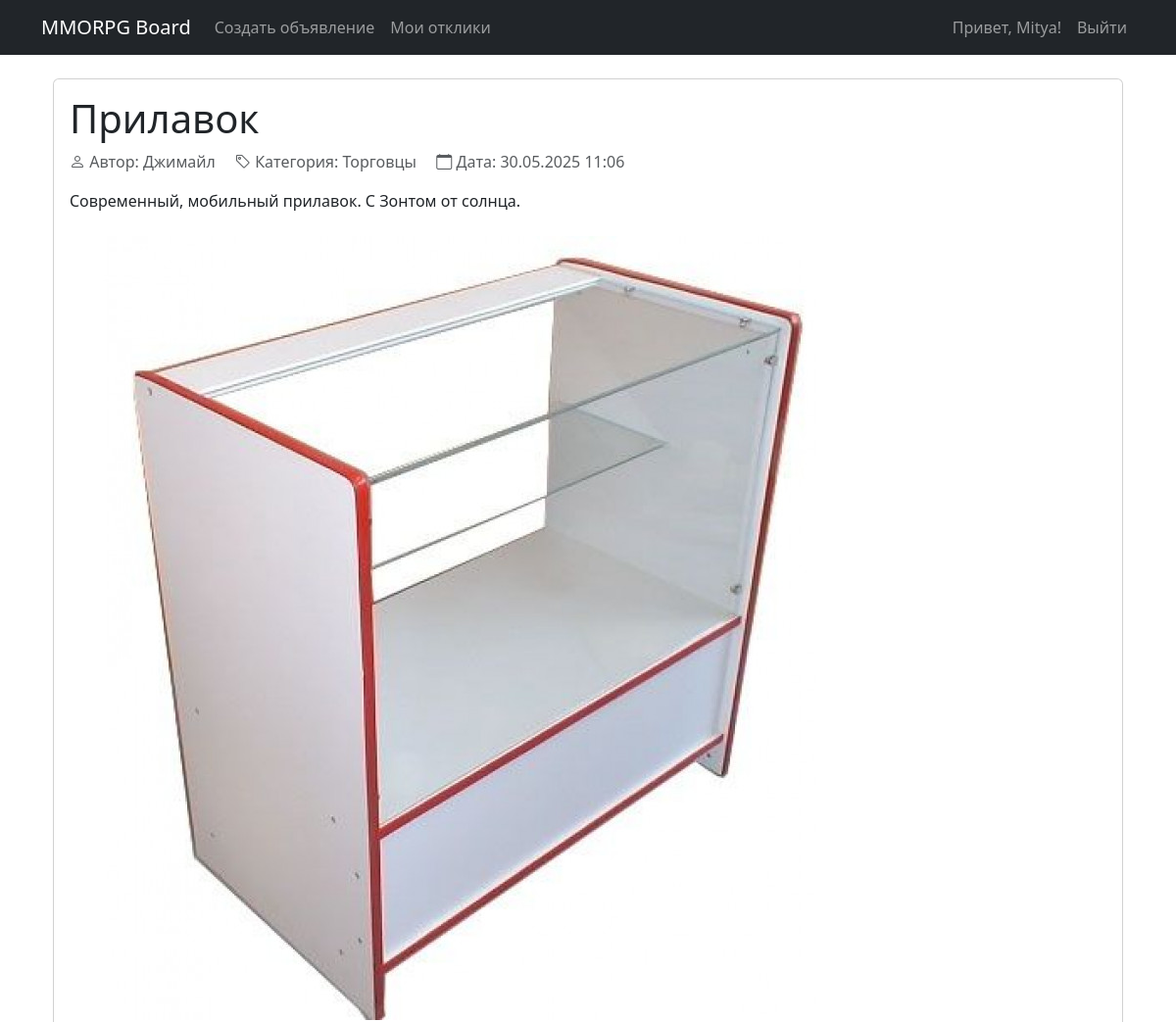
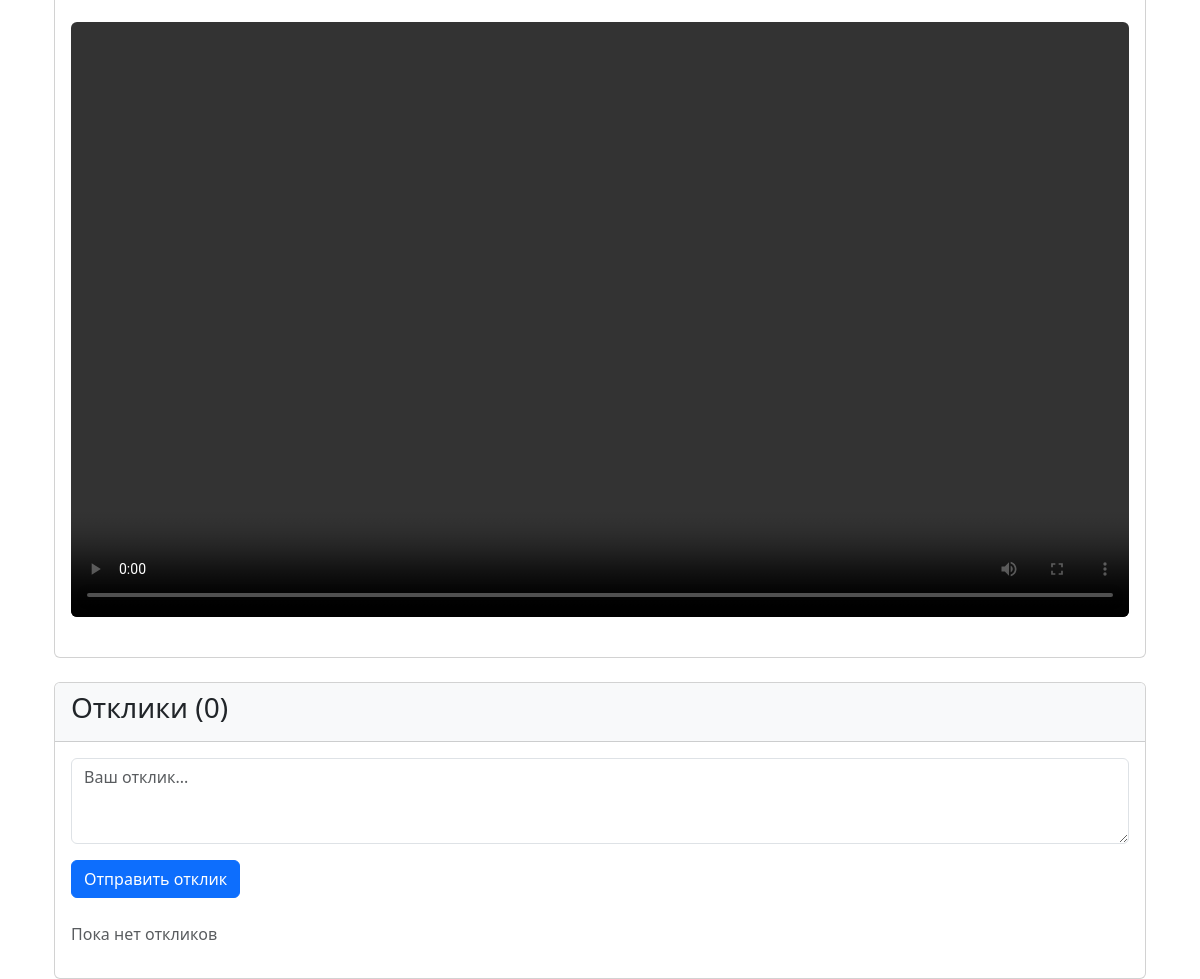
The app's page /5/ (signed in) with its own data (2 pictures, top to bottom).
### accounts/models.py (models this page shows, shortened)
class User(AbstractUser):
    email = models.EmailField(unique=True)
    email_confirmed = models.BooleanField(default=False)
    confirmation_code = models.CharField(max_length=100, blank=True, null=True)
    confirmation_code_created = models.DateTimeField(default=timezone.now)

### ads/models.py (models this page shows, shortened)
class Advertisement(models.Model):
    title = models.CharField(max_length=255, validators=[MinLengthValidator(5)])
    content = CKEditor5Field('Text', config_name='default')
    image = models.ImageField(upload_to='ads_images/', blank=True, null=True, verbose_name="Изображение")
    video = models.FileField(upload_to='ads_videos/', blank=True, null=True, verbose_name="Видео")
    author = models.ForeignKey(User, on_delete=models.CASCADE)
    category = models.ForeignKey(Category, on_delete=models.PROTECT)
    created_at = models.DateTimeField(auto_now_add=True)
    updated_at = models.DateTimeField(auto_now=True)

class Category(models.Model):
    CATEGORY_CHOICES = [
        ('Tanks', 'Танки'),
        ('Heals', 'Хилы'),
        ('DD', 'ДД'),
        ('Merchants', 'Торговцы'),
        ('Guildmasters', 'Гилдмастеры'),
        ('Questgivers', 'Квестгиверы'),
        ('Blacksmiths', 'Кузнецы'),
        ('Tanners', 'Кожевники'),
        ('Potionmakers', 'Зельевары'),
        ('Spellmasters', 'Мастера заклинаний'),
    ]
    name = models.CharField(max_length=20, choices=CATEGORY_CHOICES, unique=True)

### ads/views.py (the view)
# urls.py: path('<int:pk>/', advertisement_detail, name='advertisement_detail'),
@login_required
def advertisement_detail(request, pk):
    ad = get_object_or_404(Advertisement, pk=pk)
    if request.method == 'POST' and request.user != ad.author:
        form = ResponseForm(request.POST)
        if form.is_valid():
            response = form.save(commit=False)
            response.advertisement = ad
            response.author = request.user
            response.save()
            messages.success(request, 'Ваш отклик успешно отправлен!')
            return redirect('advertisement_detail', pk=ad.pk)
    else:
        form = ResponseForm()
    responses = ad.response_set.all()
    return render(request, 'ads/advertisement_detail.html', {
        'advertisement': ad,
        'form': form,
        'responses': responses,
    })

### ads/forms.py
class ResponseForm(forms.ModelForm):
    class Meta:
        model = Response
        fields = ['text']
        widgets = {
            'text': forms.Textarea(attrs={'rows': 3}),
        }

### templates/ads/advertisement_detail.html (shortened to what this page needs)
{% extends 'base.html' %}
{% block content %}
<div class="container mt-4">
    <div class="card mb-4">
        <div class="card-body">
            <h1 class="card-title">{{ advertisement.title }}</h1>
            <div class="mb-3 text-muted">
                <span class="me-3"><i class="bi bi-person"></i> Автор: {{ advertisement.author.username }}</span>
                <span class="me-3"><i class="bi bi-tag"></i> Категория: {{ advertisement.category.get_name_display }}</span>
                <span><i class="bi bi-calendar"></i> Дата: {{ advertisement.created_at|date:"d.m.Y H:i" }}</span>
            </div>
            <div class="content-block mb-4">
                {{ advertisement.content|safe }}
            </div>
            {% if advertisement.image %}
            <div class="mb-4">
                <img src="{{ advertisement.image.url }}" alt="{{ advertisement.title }}" class="img-fluid rounded">
            </div>
            {% endif %}
            {% if advertisement.video %}
            <div class="mb-4 ratio ratio-16x9">
                <video controls class="rounded">
                    <source src="{{ advertisement.video.url }}" type="video/mp4">
                </video>
            </div>
            {% endif %}
        </div>
    </div>
    <div class="card">
        <div class="card-header bg-light">
            <h3>Отклики ({{ advertisement.response_set.count }})</h3>
        </div>
        <div class="card-body">
            {% if user.is_authenticated and user.id != advertisement.author.id %}
            <form method="post" class="mb-4">
                <div class="mb-3">
                    <textarea name="text" class="form-control" rows="3"
                              placeholder="Ваш отклик..." required></textarea>
                </div>
                <button type="submit" class="btn btn-primary">Отправить отклик</button>
            </form>
            {% endif %}
            {% for response in advertisement.response_set.all %}
            <div class="mb-3 p-3 {% if response.accepted %}bg-light{% endif %}">
                <div class="d-flex justify-content-between">
                    <div>
                        <strong>{{ response.author.username }}</strong>
                        <small class="text-muted ms-2">{{ response.created_at|date:"d.m.Y H:i" }}</small>
                    </div>
                    {% if response.accepted %}<span class="badge bg-success">Принят</span>{% endif %}
                </div>
                <p class="mt-2 mb-0">{{ response.text }}</p>
                {% if user.id == advertisement.author.id and not response.accepted %}
                <div class="mt-2">
                    <form action="{% url 'accept_response' response.pk %}" method="post" class="d-inline">
                        {% csrf_token %}
                        <button type="submit" class="btn btn-sm btn-success">Принять</button>
                    </form>
                    <form action="{% url 'delete_response' response.pk %}" method="post" class="d-inline ms-1">
                        {% csrf_token %}
                        <button type="submit" class="btn btn-sm btn-danger">Удалить</button>
                    </form>
                </div>
                {% endif %}
            </div>
            {% empty %}
            <p class="text-muted">Пока нет откликов</p>
            {% endfor %}
        </div>
    </div>
</div>
{% endblock %}

### templates/base.html (shortened to what this page needs)
<!DOCTYPE html>
<html lang="ru">
<head>
    <link href="https://cdn.jsdelivr.net/npm/bootstrap@5.3.0/dist/css/bootstrap.min.css" rel="stylesheet">
    <link href="https://cdn.jsdelivr.net/npm/bootstrap-icons/font/bootstrap-icons.css" rel="stylesheet">
</head>
<body>
    <nav class="navbar navbar-expand-lg navbar-dark bg-dark">
        <div class="container">
            <a class="navbar-brand" href="{% url 'home' %}">MMORPG Board</a>
            <div class="collapse navbar-collapse">
                <ul class="navbar-nav me-auto">
                    <li class="nav-item">
                        <a class="nav-link" href="{% url 'create_advertisement' %}">Создать объявление</a>
                    </li>
                    <li class="nav-item">
                        <a class="nav-link" href="{% url 'my_responses' %}">Мои отклики</a>
                    </li>
                </ul>
                <ul class="navbar-nav">
                    {% if user.is_authenticated %}
                        <li class="nav-item">
                            <span class="nav-link">Привет, {{ user.username }}!</span>
                        </li>
                        <li class="nav-item">
                            <form action="{% url 'logout' %}" method="post">
                                <button type="submit" class="nav-link btn btn-link" style="display: inline;">
                                    Выйти
                                </button>
                            </form>
                        </li>
                    {% endif %}
                </ul>
            </div>
        </div>
    </nav>
    <div class="container mt-4">
        {% block content %}
        {% endblock %}
    </div>
</body>
</html>

### records on screen
User: username "Mitya"
Advertisement: title "Прилавок", author.username "Джимайл", category.name "Торговцы", created_at "30.05.2025 11:06", content "Современный, мобильный прилавок. С Зонтом от солнца.", image (picture), response_set.count "0"
